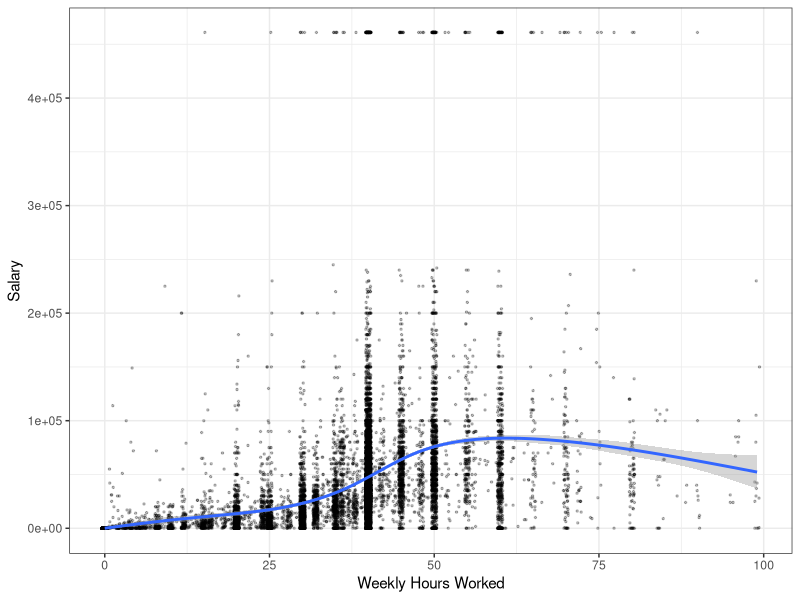
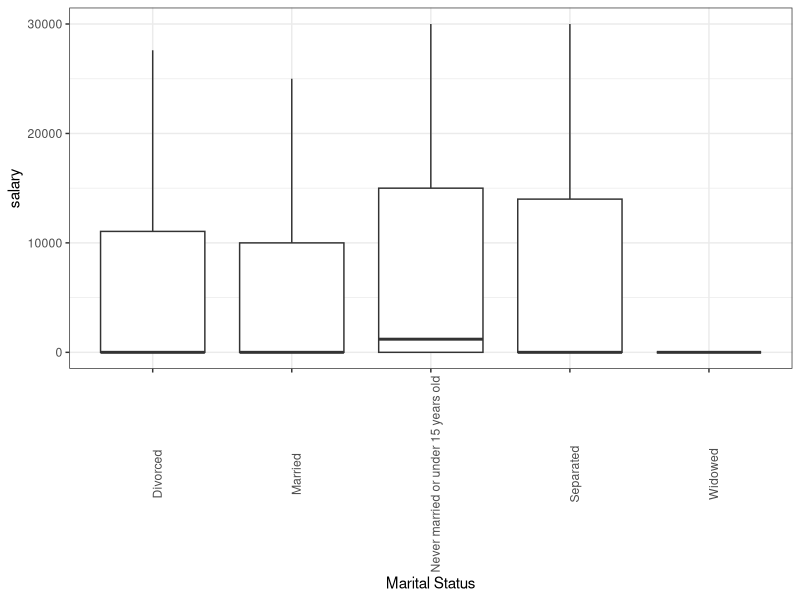

Here is the R script that generated these plots, in order:
## ---- chunk 1
knitr::opts_chunk$set(echo = TRUE)
## ---- chunk 2
library(dplyr)
library(ggplot2)
df<-read.csv("assignment1.csv")
df2<-filter(df, weeklyhoursworked >= 0, salary >= 0, totalmarriages >= 0) 
head(df2)
## ---- chunk 3
correlation1 <- cor.test(df$salary, df$weeklyhoursworked)
correlation1
## ---- chunk 4
ggplot(df, aes(x = weeklyhoursworked, y = salary)) + 
    geom_point(size = 0.5, alpha = 0.25, position = "jitter") +
    geom_smooth() +
    theme_bw() +
    scale_x_continuous(name = "Weekly Hours Worked") +
    scale_y_continuous(name = "Salary") 
## ---- chunk 5
anova0<-aov(weeklyhoursworked ~ children, data = df)
summary(anova0)
## ---- chunk 6
anova <- aov (salary ~ maritalstatus, data = df)
summary(anova)
## ---- chunk 7
differences<-TukeyHSD(anova)
tribble<-as_tibble(cbind(pair = row.names(differences$maritalstatus),
                differences$maritalstatus))
tribble
## ---- chunk 8
ggplot(df, aes(x = maritalstatus, y = salary)) +
  geom_boxplot(outlier.shape=NA) +
  theme_bw() +
  theme(axis.text.x = element_text(angle = 90)) +
  scale_x_discrete(name = "Marital Status") +
  scale_y_continuous(name = "Salary",
                     breaks = seq(0, 105, by = 5),
                     labels = paste(prettyNum(seq(0, 105, by = 5), 
                                              big.mark = ",")))+
  ylim(0,30000)

## ---- chunk 9
difference1<-t.test(df$weeklyhoursworked ~ df$maritalstatus == "Divorced" , 
                    data = df )
difference1
## ---- chunk 10
difference2<-t.test(df$weeklyhoursworked ~ df$maritalstatus == "Married" , 
                    data = df )
difference2
## ---- chunk 11
chi_sq <- chisq.test(df$maritalstatus, df$children)
chi_sq
chi_sq$observed
chi_sq$expected
